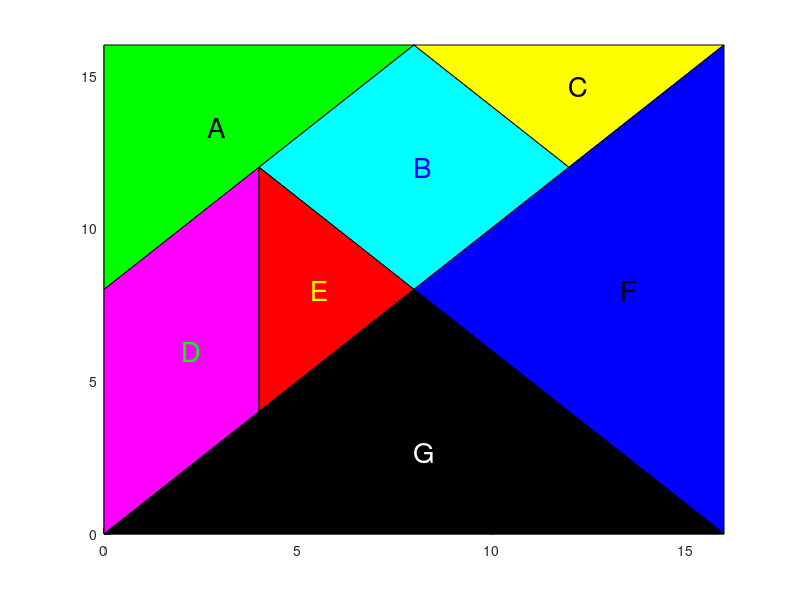
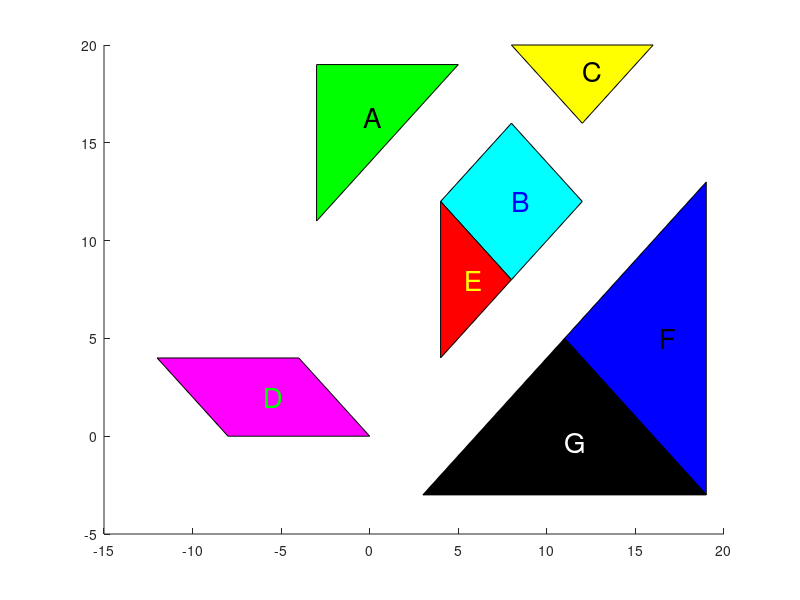

Reproduce these figures in MATLAB, in order.

figure(1)
axis([0 16 0 16])
hold on;
%A
Xa = [0 0 8];
Ya = [8 16 16];
fill(Xa,Ya,'g')
text(sum(Xa)/length(Xa),sum(Ya)/length(Ya),'A','FontSize',20,'Color','k')

%B
Xb = [4 8 12 8];
Yb = [12 16 12 8];
fill(Xb,Yb,'c')
text(sum(Xb)/length(Xb),sum(Yb)/length(Yb),'B','FontSize',20,'Color','b')

%C
Xc = [8 16 12];
Yc = [16 16 12];
fill(Xc,Yc,'y')
text(sum(Xc)/length(Xc),sum(Yc)/length(Yc),'C','FontSize',20,'Color','k')

%D
Xd = [0 4 4 0];
Yd = [8 12 4 0];
fill(Xd,Yd,'m')
text(sum(Xd)/length(Xd),sum(Yd)/length(Yd),'D','FontSize',20,'Color','g')

%E
Xe = [4 4 8];
Ye = [4 12 8];
fill(Xe,Ye,'r')
text(sum(Xe)/length(Xe),sum(Ye)/length(Ye),'E','FontSize',20,'Color','y')

%F
Xf = [8 16 16];
Yf = [8 16 0];
fill(Xf,Yf,'b')
text(sum(Xf)/length(Xf),sum(Yf)/length(Yf),'F','FontSize',20,'Color','k')

%G
Xg = [0 8 16];
Yg = [0 8 0];
fill(Xg,Yg,'k')
text(sum(Xg)/length(Xg),sum(Yg)/length(Yg),'G','FontSize',20,'Color','w')

hold off;

% Second part

figure(2)

hold on;

%A
Xa2 = Xa-3;
Ya2 = Ya+3;
fill(Xa2,Ya2,'g')
text(sum(Xa2)/length(Xa2),sum(Ya2)/length(Ya2),'A','FontSize',20,'Color','k')

%B
Xb = [4 8 12 8];
Yb = [12 16 12 8];
fill(Xb,Yb,'c')
text(sum(Xb)/length(Xb),sum(Yb)/length(Yb),'B','FontSize',20,'Color','b')

%C
Yc2 = Yc+4;
fill(Xc,Yc2,'y')
text(sum(Xc)/length(Xc),sum(Yc2)/length(Yc2),'C','FontSize',20,'Color','k')

%D
Xd2 = -Yd;
Yd2 = Xd;
D = fill(Xd2,Yd2,'m');
text(sum(Xd2)/length(Xd2),sum(Yd2)/length(Yd2),'D','FontSize',20,'Color','g')

%E
Xe = [4 4 8];
Ye = [4 12 8];
fill(Xe,Ye,'r')
text(sum(Xe)/length(Xe),sum(Ye)/length(Ye),'E','FontSize',20,'Color','y')

%F
Xf2 = Xf+3;
Yf2 = Yf-3;
fill(Xf2,Yf2,'b')
text(sum(Xf2)/length(Xf2),sum(Yf2)/length(Yf2),'F','FontSize',20,'Color','k')

%G
Xg2 = Xg+3;
Yg2 = Yg-3;
fill(Xg2,Yg2,'k')
text(sum(Xg2)/length(Xg2),sum(Yg2)/length(Yg2),'G','FontSize',20,'Color','w')




